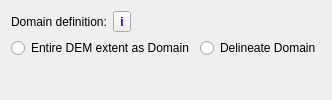
          <widget class="QWidget" name="page_domainDefinition">
           <layout class="QVBoxLayout" name="verticalLayout_page_domainDefinition" stretch="0,0,1">
            <item>
             <layout class="QHBoxLayout" name="horizontalLayout_domainDefinitionType">
              <item>
               <widget class="QLabel" name="label_domainDefinitionType">
                <property name="text">
                 <string>Domain definition:</string>
                </property>
               </widget>
              </item>
              <item>
               <widget class="QToolButton" name="toolButton_domainDefinitionInfo">
                <property name="font">
                 <font>
                  <bold>true</bold>
                 </font>
                </property>
                <property name="toolTip">
                 <string>One discharge table per gauge (CSV or TXT; comma, semicolon, tab or | separated):
- a date column (date, time, datetime, timestamp, ...),
  or year, month and day columns (hour and minute optional);
- a discharge column (q, qobs, discharge, streamflow, flow, value, ...) in m3/s.
Empty, NULL, negative, -999 and -9999 values are missing data.
A GRDC export or a table layer loaded in QGIS works as well.

Example:
date,discharge
1990-01-01,12.4
1990-01-02,11.9</string>
                </property>
                <property name="accessibleName">
                 <string>Discharge table</string>
                </property>
                <property name="styleSheet">
                 <string notr="true">QToolButton { color: palette(link); }</string>
                </property>
                <property name="text">
                 <string>i</string>
                </property>
               </widget>
              </item>
              <item>
               <spacer name="horizontalSpacer_domainDefinitionType">
                <property name="orientation">
                 <enum>Qt::Horizontal</enum>
                </property>
                <property name="sizeHint" stdset="0">
                 <size>
                  <width>40</width>
                  <height>20</height>
                 </size>
                </property>
               </spacer>
              </item>
             </layout>
            </item>
            <item>
             <layout class="QHBoxLayout" name="horizontalLayout_domainDefinitionTypes">
              <property name="topMargin">
               <number>0</number>
              </property>
              <item>
               <widget class="QRadioButton" name="radioButton_domainDefinitionDemExtent">
                <property name="text">
                 <string>Entire DEM extent as Domain</string>
                </property>
               </widget>
              </item>
              <item>
               <widget class="QRadioButton" name="radioButton_domainDefinitionDelineator">
                <property name="text">
                 <string>Delineate Domain</string>
                </property>
               </widget>
              </item>
             </layout>
            </item>
            <item>
             <widget class="QWidget" name="widget_domainDefinitionForm" native="true">
              <layout class="QVBoxLayout" name="verticalLayout_domainDefinitionForm">
               <property name="leftMargin">
                <number>0</number>
               </property>
               <property name="topMargin">
                <number>0</number>
               </property>
               <property name="rightMargin">
                <number>0</number>
               </property>
               <property name="bottomMargin">
                <number>0</number>
               </property>
              </layout>
             </widget>
            </item>
           </layout>
          </widget>
